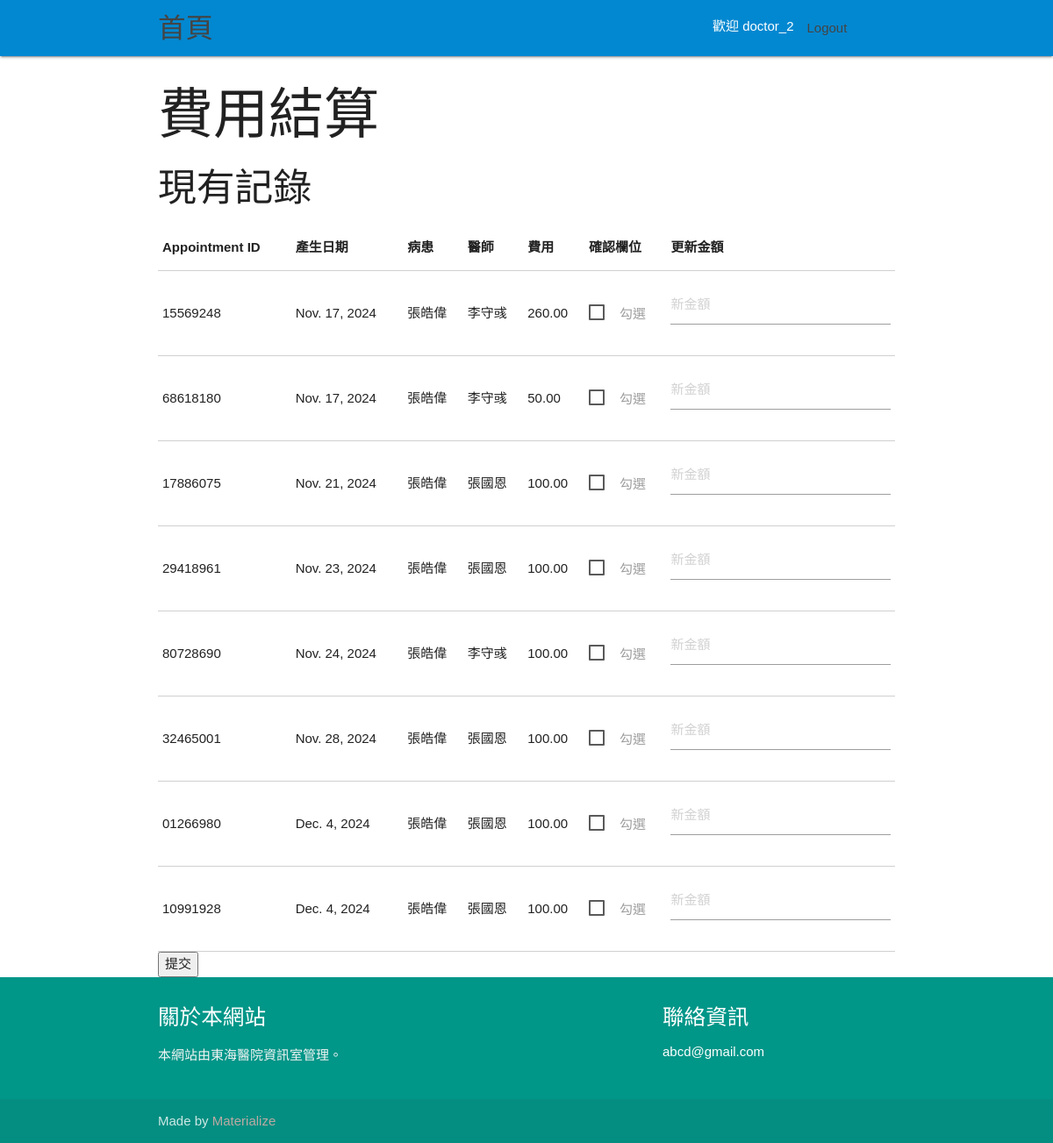
Page /billing/billing_interface/ (signed in) on the committed database.
### appointments/models.py (models this page shows)
class User(AbstractUser):
    ROLE_CHOICES = [
        ('patient', 'Patient'),
        ('doctor', 'Doctor'),
    ]
    role = models.CharField(max_length=10, choices=ROLE_CHOICES, default='patient')  # 使用者的角色，預設為病患
    age = models.PositiveIntegerField(null=True, blank=True)  # 使用者的年齡（可選）
    gender = models.CharField(max_length=1, choices=[('M', 'Male'), ('F', 'Female')], null=True, blank=True)  # 性別

class Appointment(models.Model):
    appointment_id = models.CharField(max_length=8, unique=True, null=True, blank=True)  # 預約的唯一識別碼，最多 8 個字元，可為空
    patient = models.ForeignKey(Patient, on_delete=models.CASCADE, db_column="patient_id")  # 外鍵，指向病人，當病人被刪除時，所有與其相關的預約也會被刪除
    doctor = models.ForeignKey(Doctor, on_delete=models.CASCADE, db_column="doctor_id")  # 外鍵，指向醫生，當醫生被刪除時，所有與其相關的預約也會被刪除
    date = models.DateTimeField()  # 預約的日期和時間
    description = models.TextField()  # 預約的描述，記錄病人或醫生的相關註解

class Patient(models.Model):
    user = models.OneToOneField(User, on_delete=models.CASCADE, null=True, blank=True)  # 病患對應的使用者
    patient_id = models.CharField(max_length=8, unique=True, null=True, blank=True)
    dob = models.DateField()
    phone = models.CharField(max_length=15)

class Doctor(models.Model):
    user = models.OneToOneField(User, on_delete=models.CASCADE, null=True, blank=True)  # 醫生對應的使用者
    doctor_id = models.CharField(max_length=8, unique=True, null=True, blank=True)
    salary = models.DecimalField(max_digits=10, decimal_places=2, default=0.00)

### billing/models.py (models this page shows, shortened)
class BillingRecord(models.Model):
    appointment = models.OneToOneField(Appointment, on_delete=models.CASCADE)
    amount = models.DecimalField(max_digits=10, decimal_places=2)
    date_created = models.DateField(auto_now_add=True)

### billing/views.py (the view, shortened to what this page needs)
# urls.py: path('billing_interface/', views.billing_interface, name='billing_interface'),
def billing_interface(request):
    records = BillingRecord.objects.all()
    return render(request, 'billing/billing_interface.html', {'records': records})

### billing/templates/billing/billing_interface.html (shortened to what this page needs)
{% extends 'base.html' %}
{% block content %}
<h1>費用結算</h1>
<form method="post">
    <h3>現有記錄</h3>
    <table class="bordered responsive-table">
        <thead>
            <tr>
                <th data-field="appointment_id">Appointment ID</th>
                <th data-field="date_created">產生日期</th>
                <th data-field="patient_name">病患</th>
                <th data-field="doctor_name">醫師</th>
                <th data-field="price">費用</th>
                <th data-field="check">確認欄位</th>
                <th data-field="update">更新金額</th>
            </tr>
        </thead>
        <tbody>
            {% for record in records %}
            <tr>
                <td>{{ record.appointment.appointment_id }}</td>
                <td>{{ record.date_created }}</td>
                <td>{{ record.appointment.patient.user.last_name }}{{ record.appointment.patient.user.first_name }}</td>
                <td>{{ record.appointment.doctor.user.last_name }}{{ record.appointment.doctor.user.first_name }}</td>
                <td>{{ record.amount }}</td>
                <td>
                    <label for="update_{{ record.appointment.appointment_id }}">勾選</label>
                </td>
                <td>
                    <input
                        type="number"
                        step="10"
                        placeholder="新金額"
                        @change="updateValue('{{ record.appointment.appointment_id }}', $event.target.value)">
                </td>
            </tr>
            {% endfor %}
        </tbody>
    </table>
    <button type="submit">提交</button>
</form>
{% endblock %}

### templates/base.html (shortened to what this page needs)
<!DOCTYPE html>
<html lang="zh-Hant-TW">
<head>
  {% load static %}
  <link href="{% static 'css/materialize.css' %}" type="text/css" rel="stylesheet" media="screen,projection"/>
  <link rel="stylesheet" href="https://cdnjs.cloudflare.com/ajax/libs/animate.css/4.0.0/animate.min.css"/>
  <link rel="stylesheet" type="text/css" href="{% static 'css/hover.css' %}"/>
  <link href="{% static 'css/style.css' %}" type="text/css" rel="stylesheet" media="screen,projection"/>
  <link rel="stylesheet" type="text/css" href="https://cdn.jsdelivr.net/npm/sweetalert2@9.17.0/dist/sweetalert2.min.css"/>
</head>
<body>
    <div>
	  <nav class="light-blue darken-2" role="navigation">
		<div class="nav-wrapper container">
                <a href="{% url 'home' %}" class="brand-logo">首頁</a>
                <ul class="right">
                    {% if user.is_authenticated %}
                    <li><p>歡迎 {{ user.username }}</p></li>
                    <li><a href="{% url 'logout' %}">Logout</a></li>
                    {% else %}
                    <li><a href="{% url 'login' %}">Login</a></li>
                    {% endif %}
                </ul>
		</div>
	  </nav>
    </div>
    <div id="app">
        <div class="container">
            {% block content %}{% endblock %}
        </div>
        <footer class="page-footer teal">
            <div class="container">
            <div class="row">
                <div class="col l6 s12">
                <h5 class="white-text" id="code">關於本網站</h5>
                <p class="grey-text text-lighten-4">本網站由東海醫院資訊室管理。</p>
                </div>
                <div class="col l4 offset-l2 s12">
                    <h5 class="white-text">聯絡資訊</h5>
                    <ul>
                        <li><a class="white-text" href="#!">abcd@gmail.com </a></li>
                    </ul>
                </div>
            </div>
            </div>
            <div class="footer-copyright">
            <div class="container">
            Made by <a class="brown-text text-lighten-3" href="http://materializecss.com">Materialize</a>
            </div>
            </div>
        </footer>
    </div>
</body>
</html>

### static/css/style.css (style rules this page uses)
body { font-family: 'Noto Sans TC', sans-serif !important; }
nav ul a, nav .brand-logo { color: #444; width: 7.7rem; }
p { line-height: 2rem; }
footer.page-footer { margin: 0; }

### rows in the picture
User: username "doctor_2"
BillingRecord: appointment.appointment_id "15569248", date_created "Nov. 17, 2024", appointment.patient.user.last_name "張", appointment.patient.user.first_name "皓偉", appointment.doctor.user.last_name "李", appointment.doctor.user.first_name "守彧", amount "260.00"
BillingRecord: appointment.appointment_id "68618180", date_created "Nov. 17, 2024", appointment.patient.user.last_name "張", appointment.patient.user.first_name "皓偉", appointment.doctor.user.last_name "李", appointment.doctor.user.first_name "守彧", amount "50.00"
BillingRecord: appointment.appointment_id "17886075", date_created "Nov. 21, 2024", appointment.patient.user.last_name "張", appointment.patient.user.first_name "皓偉", appointment.doctor.user.last_name "張", appointment.doctor.user.first_name "國恩", amount "100.00"
BillingRecord: appointment.appointment_id "29418961", date_created "Nov. 23, 2024", appointment.patient.user.last_name "張", appointment.patient.user.first_name "皓偉", appointment.doctor.user.last_name "張", appointment.doctor.user.first_name "國恩", amount "100.00"
BillingRecord: appointment.appointment_id "80728690", date_created "Nov. 24, 2024", appointment.patient.user.last_name "張", appointment.patient.user.first_name "皓偉", appointment.doctor.user.last_name "李", appointment.doctor.user.first_name "守彧", amount "100.00"
BillingRecord: appointment.appointment_id "32465001", date_created "Nov. 28, 2024", appointment.patient.user.last_name "張", appointment.patient.user.first_name "皓偉", appointment.doctor.user.last_name "張", appointment.doctor.user.first_name "國恩", amount "100.00"
BillingRecord: appointment.appointment_id "01266980", date_created "Dec. 4, 2024", appointment.patient.user.last_name "張", appointment.patient.user.first_name "皓偉", appointment.doctor.user.last_name "張", appointment.doctor.user.first_name "國恩", amount "100.00"
BillingRecord: appointment.appointment_id "10991928", date_created "Dec. 4, 2024", appointment.patient.user.last_name "張", appointment.patient.user.first_name "皓偉", appointment.doctor.user.last_name "張", appointment.doctor.user.first_name "國恩", amount "100.00"
